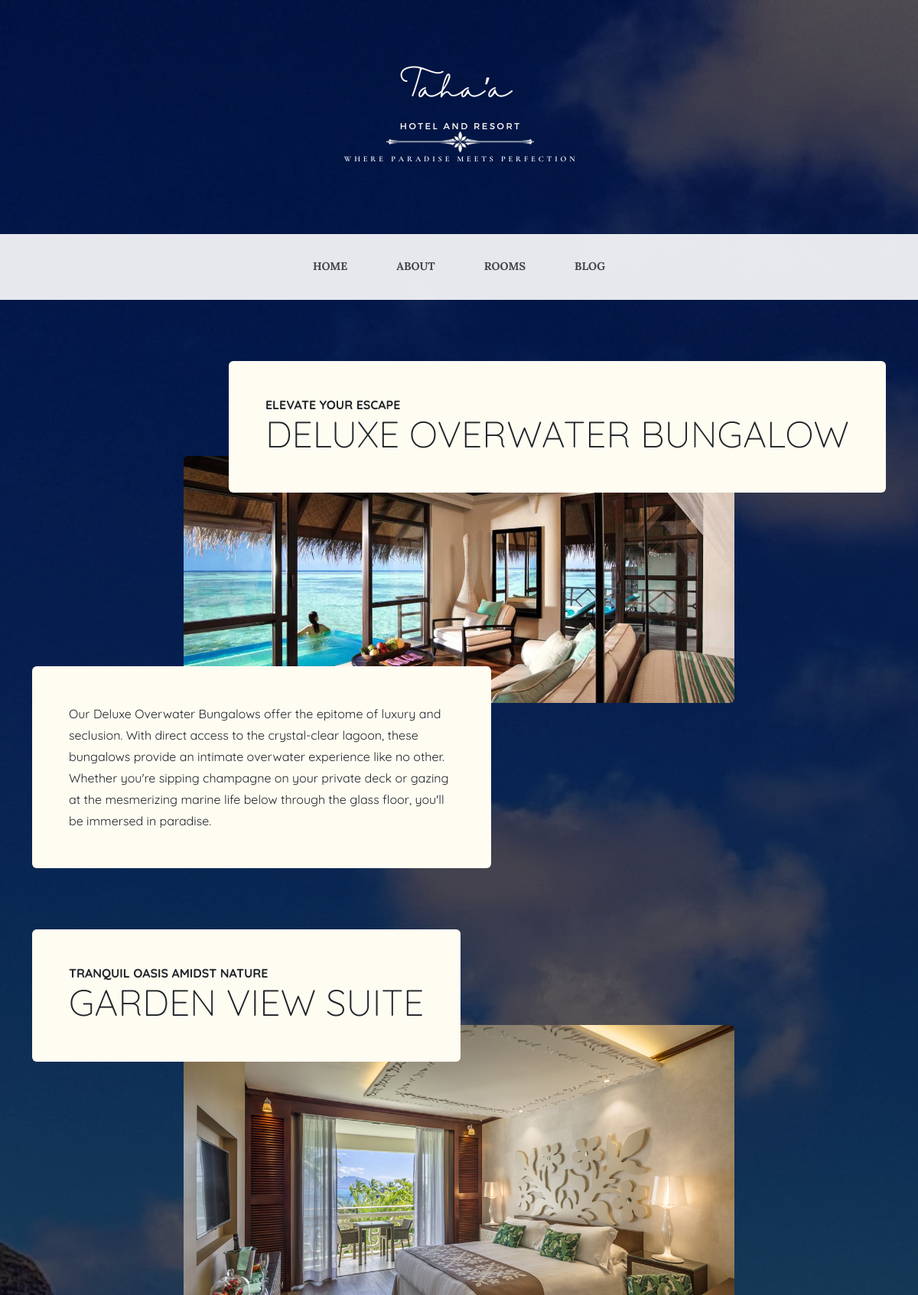
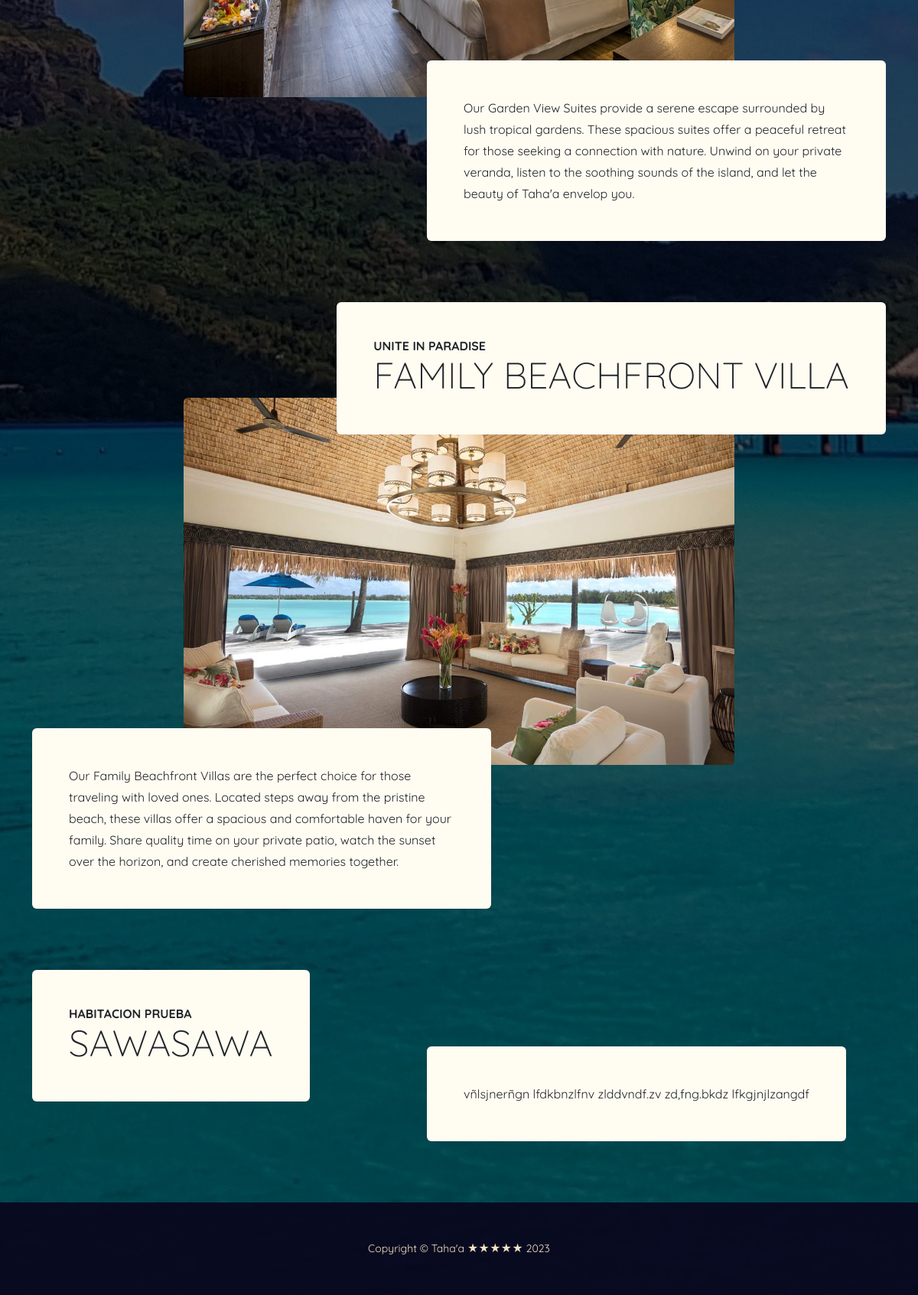
/rooms/, run on the app's committed database (2 pictures, top to bottom).
### blog/models.py (models this page shows, shortened)
class TipoHabitacion(models.Model):
    numero = models.CharField(primary_key=True, max_length=20)
    nombre = models.CharField(max_length=100, default='')
    lema = models.CharField(max_length=100, default='')
    descripcion = models.TextField(default='')
    imagen = models.ImageField(upload_to='rooms', verbose_name='imagen', default='')

### blog/views.py (the view)
# urls.py: path('rooms/',blog_views.Rooms,name='rooms'),
def Rooms(request):
    rooms = TipoHabitacion.objects.all()
    return render(request,"core/rooms.html", {'rooms': rooms})

### core/templates/core/rooms.html (shortened to what this page needs)
{% extends "core/base.html" %}
{% block content %}
{% for r in rooms %}
<section class="page-section">
    <div class="container">
        <div class="product-item">
            <div class="product-item-title d-flex">
                <div class="bg-faded p-5 d-flex {% cycle 'ms-auto' 'me-auto' %} rounded">
                    <h2 class="section-heading mb-0">
                        <span class="section-heading-upper">{{r.lema}}</span>
                        <span class="section-heading-lower">{{r.nombre}}</span>
                    </h2>
                </div>
            </div>
            <img class="product-item-img mx-auto d-flex rounded img-fluid mb-3 mb-lg-0" src="{{r.imagen.url}}" alt="..." />
            <div class="product-item-description d-flex {% cycle 'me-auto' 'ms-auto' %}">
                <div class="bg-faded p-5 rounded"><p class="mb-0">{{r.descripcion}}</p></div>
            </div>
        </div>
    </div>
</section>
{% endfor %}
{% endblock content %}

### core/templates/core/base.html (shortened to what this page needs)
{% load static %}
<!DOCTYPE html>
<html lang="en">
    <head>
        <link href="{% static 'css/styles.css' %}" rel="stylesheet" />
    </head>
    <body style="background-image: linear-gradient(rgba(0, 0, 0, 0.65), rgba(0, 0, 0, 0.65)), url({% static 'img/bg.jpeg' %});
                background-attachment: fixed;
                background-position: center;
                background-size: cover;">
        <header>
            <h1 class="site-heading text-center d-none d-lg-block">
                <img class="intro-img img-fluid mb-3 mb-lg-0 rounded" src="{% static 'img/logo.png' %}" alt="..." />
            </h1>
        </header>
        <nav class="navbar sticky-top navbar-expand-lg navbar-dark py-lg-4" id="mainNav">
            <div class="container">
                <div class="collapse navbar-collapse" id="navbarSupportedContent">
                    <ul class="navbar-nav mx-auto">
                        <li class="nav-item px-lg-4"><a class="nav-link text-uppercase" href="/">Home</a></li>
                        <li class="nav-item px-lg-4"><a class="nav-link text-uppercase" href="/about">About</a></li>
                        <li class="nav-item px-lg-4"><a class="nav-link text-uppercase" href="/rooms">Rooms</a></li>
                        <li class="nav-item px-lg-4"><a class="nav-link text-uppercase" href="/blog">Blog</a></li>
                    </ul>
                </div>
            </div>
        </nav>
        {% block content %}{% endblock content %}
        <footer class="footer text-faded text-center py-5">
            <div class="container"><p class="m-0 small">Copyright &copy; Taha'a &#9733;&#9733;&#9733;&#9733;&#9733; 2023</p></div>
        </footer>
    </body>
</html>

### data on the page
TipoHabitacion: lema "ELEVATE YOUR ESCAPE", nombre "DELUXE OVERWATER BUNGALOW", imagen (picture), descripcion "Our Deluxe Overwater Bungalows offer the epitome of luxury and seclusion. With direct access to the crystal-clear lagoon, these bungalows provide an intimate overwater experience like no other. Whether you're sipping champagne on your private deck or gazing at the mesmerizing marine life below through the glass floor, you'll be immersed in paradise."
TipoHabitacion: lema "TRANQUIL OASIS AMIDST NATURE", nombre "GARDEN VIEW SUITE", imagen (picture), descripcion "Our Garden View Suites provide a serene escape surrounded by lush tropical gardens. These spacious suites offer a peaceful retreat for those seeking a connection with nature. Unwind on your private veranda, listen to the soothing sounds of the island, and let the beauty of Taha'a envelop you."
TipoHabitacion: lema "UNITE IN PARADISE", nombre "FAMILY BEACHFRONT VILLA", imagen (picture), descripcion "Our Family Beachfront Villas are the perfect choice for those traveling with loved ones. Located steps away from the pristine beach, these villas offer a spacious and comfortable haven for your family. Share quality time on your private patio, watch the sunset over the horizon, and create cherished memories together."
TipoHabitacion: lema "HABITACION PRUEBA", nombre "SAWASAWA", descripcion "vñlsjnerñgn lfdkbnzlfnv zlddvndf.zv zd,fng.bkdz lfkgjnjlzangdf"
